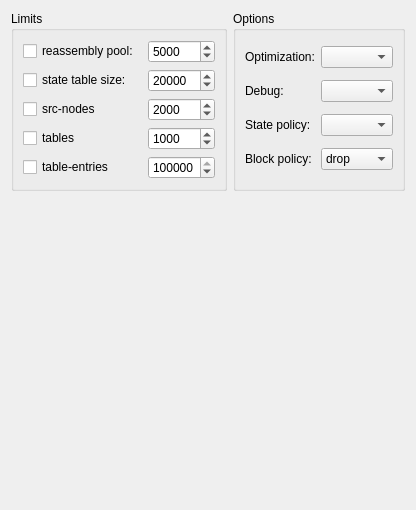
     <widget class="QWidget" name="tab3">
      <attribute name="title">
       <string>Options</string>
      </attribute>
      <layout class="QGridLayout" name="gridLayout_17">
       <item row="0" column="0">
        <widget class="QGroupBox" name="groupBox_6">
         <property name="title">
          <string>Limits</string>
         </property>
         <layout class="QGridLayout" name="gridLayout_15">
          <item row="0" column="0">
           <widget class="QCheckBox" name="pf_do_limit_frags">
            <property name="text">
             <string>reassembly pool: </string>
            </property>
           </widget>
          </item>
          <item row="0" column="1">
           <widget class="QSpinBox" name="pf_limit_frags">
            <property name="sizePolicy">
             <sizepolicy hsizetype="Fixed" vsizetype="Fixed">
              <horstretch>0</horstretch>
              <verstretch>0</verstretch>
             </sizepolicy>
            </property>
            <property name="toolTip">
             <string>maximum number of entries in the memory pool used for packet reassembly</string>
            </property>
            <property name="minimum">
             <number>0</number>
            </property>
            <property name="maximum">
             <number>100000000</number>
            </property>
            <property name="singleStep">
             <number>10</number>
            </property>
            <property name="value">
             <number>5000</number>
            </property>
           </widget>
          </item>
          <item row="1" column="0">
           <widget class="QCheckBox" name="pf_do_limit_states">
            <property name="text">
             <string>state table size: </string>
            </property>
           </widget>
          </item>
          <item row="1" column="1">
           <widget class="QSpinBox" name="pf_limit_states">
            <property name="sizePolicy">
             <sizepolicy hsizetype="Fixed" vsizetype="Fixed">
              <horstretch>0</horstretch>
              <verstretch>0</verstretch>
             </sizepolicy>
            </property>
            <property name="toolTip">
             <string>maximum number of entries in the memory pool used for state table entries</string>
            </property>
            <property name="minimum">
             <number>0</number>
            </property>
            <property name="maximum">
             <number>100000000</number>
            </property>
            <property name="singleStep">
             <number>10</number>
            </property>
            <property name="value">
             <number>20000</number>
            </property>
           </widget>
          </item>
          <item row="2" column="0">
           <widget class="QCheckBox" name="pf_do_limit_src_nodes">
            <property name="text">
             <string>src-nodes</string>
            </property>
           </widget>
          </item>
          <item row="2" column="1">
           <widget class="QSpinBox" name="pf_limit_src_nodes">
            <property name="sizePolicy">
             <sizepolicy hsizetype="Fixed" vsizetype="Fixed">
              <horstretch>0</horstretch>
              <verstretch>0</verstretch>
             </sizepolicy>
            </property>
            <property name="toolTip">
             <string>maximum number of entries in the memory pool used for tracking source IP addresses</string>
            </property>
            <property name="minimum">
             <number>0</number>
            </property>
            <property name="maximum">
             <number>100000000</number>
            </property>
            <property name="singleStep">
             <number>10</number>
            </property>
            <property name="value">
             <number>2000</number>
            </property>
           </widget>
          </item>
          <item row="3" column="0">
           <widget class="QCheckBox" name="pf_do_limit_tables">
            <property name="text">
             <string>tables</string>
            </property>
           </widget>
          </item>
          <item row="3" column="1">
           <widget class="QSpinBox" name="pf_limit_tables">
            <property name="sizePolicy">
             <sizepolicy hsizetype="Fixed" vsizetype="Fixed">
              <horstretch>0</horstretch>
              <verstretch>0</verstretch>
             </sizepolicy>
            </property>
            <property name="toolTip">
             <string>maximum number of tables that can exist in the memory simultaneously</string>
            </property>
            <property name="minimum">
             <number>0</number>
            </property>
            <property name="maximum">
             <number>100000000</number>
            </property>
            <property name="singleStep">
             <number>10</number>
            </property>
            <property name="value">
             <number>1000</number>
            </property>
           </widget>
          </item>
          <item row="4" column="0">
           <widget class="QCheckBox" name="pf_do_limit_table_entries">
            <property name="text">
             <string>table-entries</string>
            </property>
           </widget>
          </item>
          <item row="4" column="1">
           <widget class="QSpinBox" name="pf_limit_table_entries">
            <property name="sizePolicy">
             <sizepolicy hsizetype="Fixed" vsizetype="Fixed">
              <horstretch>0</horstretch>
              <verstretch>0</verstretch>
             </sizepolicy>
            </property>
            <property name="toolTip">
             <string>maximum number of addresses that canbe stored in tables</string>
            </property>
            <property name="minimum">
             <number>0</number>
            </property>
            <property name="maximum">
             <number>100000000</number>
            </property>
            <property name="singleStep">
             <number>10</number>
            </property>
            <property name="value">
             <number>100000</number>
            </property>
           </widget>
          </item>
         </layout>
        </widget>
       </item>
       <item row="0" column="1">
        <widget class="QGroupBox" name="groupBox_7">
         <property name="title">
          <string>Options</string>
         </property>
         <layout class="QGridLayout" name="gridLayout_16">
          <item row="0" column="0">
           <widget class="QLabel" name="textLabel3">
            <property name="text">
             <string>Optimization:</string>
            </property>
            <property name="alignment">
             <set>Qt::AlignLeading|Qt::AlignLeft|Qt::AlignVCenter</set>
            </property>
            <property name="wordWrap">
             <bool>false</bool>
            </property>
           </widget>
          </item>
          <item row="0" column="1">
           <widget class="QComboBox" name="pf_optimization">
            <property name="toolTip">
             <string>Optimize state timeouts. See man pf.conf for more details.</string>
            </property>
           </widget>
          </item>
          <item row="1" column="0">
           <widget class="QLabel" name="label_10">
            <property name="text">
             <string>Debug:</string>
            </property>
           </widget>
          </item>
          <item row="1" column="1">
           <widget class="QComboBox" name="pf_set_debug">
            <property name="toolTip">
             <string>Set the debug level, which limits the severity of log messages
printed by pf(4).  This should be a keyword from the following
ordered list (highest to lowest): emerg, alert, crit, err,
warning, notice, info, and debug.  The last keyword, debug, must
be quoted.  These keywords correspond to the similar (LOG_)
values specified to the syslog(3) library routine.
</string>
            </property>
           </widget>
          </item>
          <item row="2" column="0">
           <widget class="QLabel" name="label_5">
            <property name="text">
             <string>State policy:</string>
            </property>
           </widget>
          </item>
          <item row="2" column="1">
           <widget class="QComboBox" name="pf_state_policy">
            <property name="toolTip">
             <string>States can be bound to interfaces or match packets 
on any interface. The latter can be useful in case of 
an assymmetric routing.</string>
            </property>
           </widget>
          </item>
          <item row="3" column="0">
           <widget class="QLabel" name="label_9">
            <property name="text">
             <string>Block policy:</string>
            </property>
           </widget>
          </item>
          <item row="3" column="1">
           <widget class="QComboBox" name="pf_block_policy">
            <property name="toolTip">
             <string>The block-policy option sets the default behaviour for the packet block action:

drop      Packet is silently dropped.
return    A TCP RST is returned for blocked TCP packets, an ICMP
             UNREACHABLE is returned for blocked UDP packets, and
             all other packets are silently dropped.</string>
            </property>
            <item>
             <property name="text">
              <string>drop</string>
             </property>
            </item>
            <item>
             <property name="text">
              <string>return</string>
             </property>
            </item>
           </widget>
          </item>
         </layout>
        </widget>
       </item>
       <item row="1" column="1">
        <spacer name="verticalSpacer_2">
         <property name="orientation">
          <enum>Qt::Vertical</enum>
         </property>
         <property name="sizeHint" stdset="0">
          <size>
           <width>20</width>
           <height>308</height>
          </size>
         </property>
        </spacer>
       </item>
      </layout>
     </widget>
